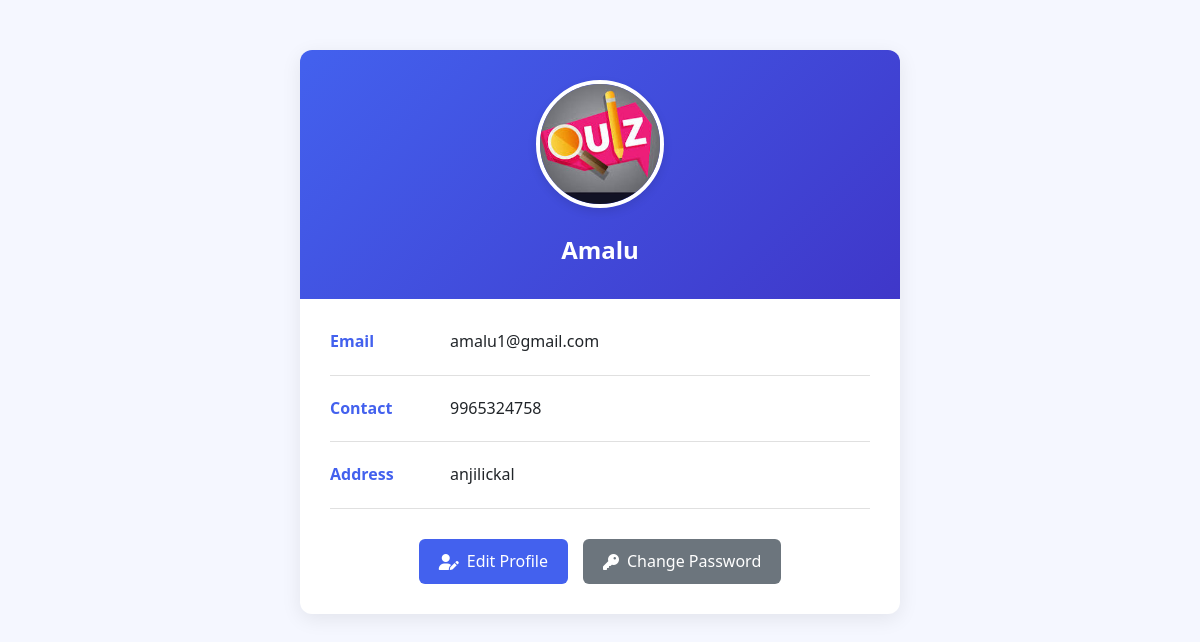
The app's page /Alumni/profile (signed in) with its own data.
### Guest/models.py (models this page shows)
class tbl_alumni(models.Model):
    alumni_name=models.CharField(max_length=50)
    alumni_email=models.CharField(max_length=50)
    alumni_contact=models.CharField(max_length=50)
    alumni_address=models.CharField(max_length=50)
    alumni_password=models.CharField(max_length=50)
    alumni_photo=models.FileField(upload_to='assets/alumni/photo')
    batch=models.ForeignKey(tbl_batch,on_delete=models.CASCADE)
    alumni_status=models.IntegerField(default=0)

### Alumni/views.py (the view)
# urls.py: path('profile',views.profile,name='profile'),
def profile(request):
        alumni=tbl_alumni.objects.get(id=request.session["alid"])
        return render(request,'Alumni/Myprofile.html',{'alumni':alumni})

### Alumni/Templates/Alumni/Myprofile.html (shortened to what this page needs)
<!DOCTYPE html>
<html lang="en">
<head>
    <link rel="stylesheet" href="https://cdnjs.cloudflare.com/ajax/libs/font-awesome/6.4.0/css/all.min.css">
</head>
<body>
    <div class="profile-container">
        <div class="profile-header">
            <img src="{{ alumni.alumni_photo.url }}" alt="Alumni Photo" class="profile-photo">
            <h1>{{ alumni.alumni_name }}</h1>
        </div>
        <div class="profile-details">
            <div class="detail-row">
                <div class="detail-label">Email</div>
                <div class="detail-value">{{ alumni.alumni_email }}</div>
            </div>
            <div class="detail-row">
                <div class="detail-label">Contact</div>
                <div class="detail-value">{{ alumni.alumni_contact }}</div>
            </div>
            <div class="detail-row">
                <div class="detail-label">Address</div>
                <div class="detail-value">{{ alumni.alumni_address }}</div>
            </div>
            <div class="action-buttons">
                <a href="{% url 'Alumni:EditProfile' %}" class="action-btn">
                    <i class="fas fa-user-edit"></i> Edit Profile
                </a>
                <a href="{% url 'Alumni:ChangePassword' %}" class="action-btn secondary">
                    <i class="fas fa-key"></i> Change Password
                </a>
            </div>
        </div>
    </div>
</body>
</html>

### Alumni/Templates/Alumni/Myprofile.html (style rules this page uses)
:root { --primary-color: #4361ee; --secondary-color: #3f37c9; --light-color: #f8f9fa; --dark-color: #212529; --border-color: #e0e0e0; --text-muted: #6c757d; }
body { font-family: 'Segoe UI', Tahoma, Geneva, Verdana, sans-serif; background-color: #f5f7ff; margin: 0; padding: 20px; color: var(--dark-color); line-height: 1.6; }
.profile-container { max-width: 600px; margin: 30px auto; background: white; border-radius: 12px; box-shadow: 0 5px 20px rgba(0, 0, 0, 0.08); overflow: hidden; }
.profile-header { background: linear-gradient(135deg, var(--primary-color), var(--secondary-color)); color: white; padding: 30px; text-align: center; }
.profile-header h1 { margin: 15px 0 0; font-size: 24px; }
.profile-photo { width: 120px; height: 120px; border-radius: 50%; object-fit: cover; border: 4px solid white; box-shadow: 0 4px 10px rgba(0, 0, 0, 0.1); }
.profile-details { padding: 30px; }
.detail-row { display: flex; margin-bottom: 20px; padding-bottom: 20px; border-bottom: 1px solid var(--border-color); }
.detail-label { width: 120px; font-weight: 600; color: var(--primary-color); }
.detail-value { flex: 1; color: var(--dark-color); }
.action-buttons { display: flex; gap: 15px; margin-top: 30px; justify-content: center; }
.action-btn { display: inline-flex; align-items: center; gap: 8px; padding: 10px 20px; background-color: var(--primary-color); color: white; border-radius: 6px; text-decoration: none; font-weight: 500; transition: all 0.3s ease; }
.action-btn.secondary { background-color: #6c757d; }

### records on screen
tbl_alumni: alumni_photo (picture), alumni_name "Amalu", alumni_email "amalu1@gmail.com", alumni_contact "9965324758", alumni_address "anjilickal"
